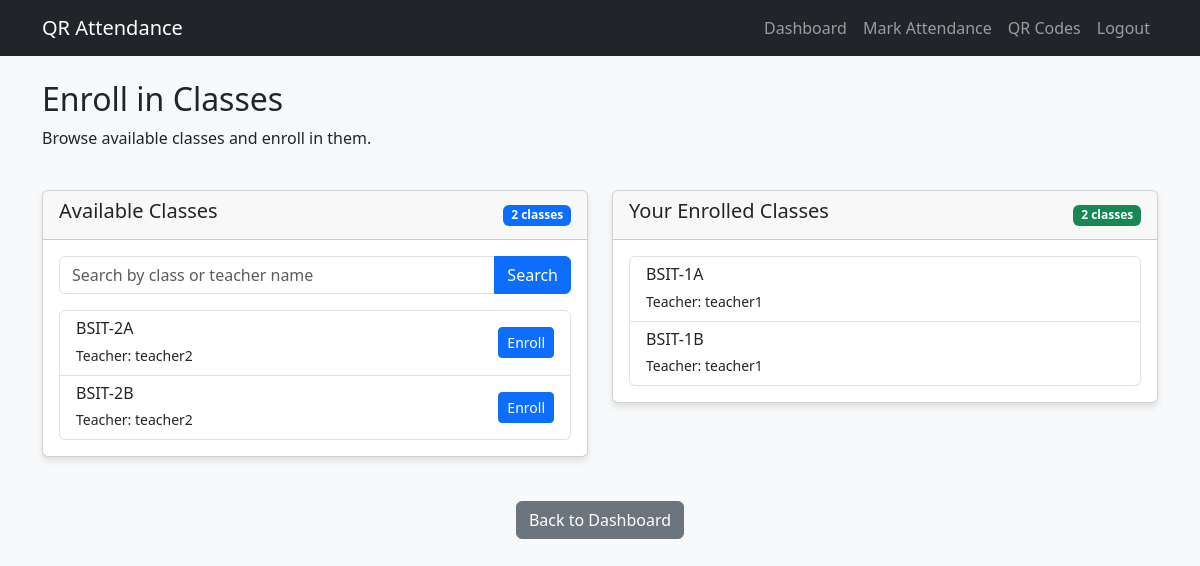
Page /pages/student_enroll.php (signed in) on the committed database.
### tables this page shows
CREATE TABLE classes (
    id INT AUTO_INCREMENT PRIMARY KEY,
    name VARCHAR(100) NOT NULL,
    teacher_id INT NOT NULL,
    created_at TIMESTAMP DEFAULT CURRENT_TIMESTAMP,
    FOREIGN KEY (teacher_id) REFERENCES users(id) ON DELETE CASCADE
);

CREATE TABLE users (
    id INT AUTO_INCREMENT PRIMARY KEY,
    username VARCHAR(50) NOT NULL UNIQUE,
    password VARCHAR(255) NOT NULL,
    role ENUM('admin', 'teacher') NOT NULL DEFAULT 'teacher',
    created_at TIMESTAMP DEFAULT CURRENT_TIMESTAMP
);

### pages/student_enroll.php (the view, shortened to what this page needs)
<?php
require_once "../config/database.php";
$student_id = $_SESSION["id"];
$search_query = "";
$classes_sql = "SELECT c.*, u.username as teacher_name
                FROM classes c
                JOIN users u ON c.teacher_id = u.id
                WHERE c.id NOT IN (
                    SELECT class_id FROM class_students WHERE student_id = ?
                )";
$classes_sql .= " ORDER BY c.name";
$classes_stmt = mysqli_prepare($conn, $classes_sql);
if(!empty($search_query)) {
    $search_param = "%" . $search_query . "%";
    mysqli_stmt_bind_param($classes_stmt, "iss", $student_id, $search_param, $search_param);
} else {
    mysqli_stmt_bind_param($classes_stmt, "i", $student_id);
}
mysqli_stmt_execute($classes_stmt);
$classes_result = mysqli_stmt_get_result($classes_stmt);
$enrolled_sql = "SELECT c.*, u.username as teacher_name
                FROM classes c
                JOIN users u ON c.teacher_id = u.id
                JOIN class_students cs ON c.id = cs.class_id
                WHERE cs.student_id = ?
                ORDER BY c.name";
$enrolled_stmt = mysqli_prepare($conn, $enrolled_sql);
mysqli_stmt_bind_param($enrolled_stmt, "i", $student_id);
mysqli_stmt_execute($enrolled_stmt);
$enrolled_result = mysqli_stmt_get_result($enrolled_stmt);
include_once "../includes/header.php";
?>
<div class="row">
    <div class="col-md-12">
        <h2>Enroll in Classes</h2>
        <p>Browse available classes and enroll in them.</p>
    </div>
</div>
<div class="row mt-4">
    <div class="col-md-6">
        <div class="card">
            <div class="card-header d-flex justify-content-between align-items-center">
                <h5>Available Classes</h5>
                <span class="badge bg-primary"><?php echo mysqli_num_rows($classes_result); ?> classes</span>
            </div>
            <div class="card-body">
                <form action="<?php echo htmlspecialchars($_SERVER["PHP_SELF"]); ?>" method="get" class="mb-3">
                    <div class="input-group">
                        <input type="text" name="search" class="form-control" placeholder="Search by class or teacher name" value="<?php echo htmlspecialchars($search_query); ?>">
                        <button type="submit" class="btn btn-primary">Search</button>
                    </div>
                </form>
                <?php if(mysqli_num_rows($classes_result) > 0): ?>
                <div class="list-group">
                    <?php while($class = mysqli_fetch_assoc($classes_result)): ?>
                    <div class="list-group-item d-flex justify-content-between align-items-center">
                        <div>
                            <h6 class="mb-1"><?php echo htmlspecialchars($class["name"]); ?></h6>
                            <small>Teacher: <?php echo htmlspecialchars($class["teacher_name"]); ?></small>
                        </div>
                        <form action="<?php echo htmlspecialchars($_SERVER["PHP_SELF"]); ?>" method="post">
                            <button type="submit" name="enroll" class="btn btn-sm btn-primary">Enroll</button>
                        </form>
                    </div>
                    <?php endwhile; ?>
                </div>
                <?php endif; ?>
            </div>
        </div>
    </div>
    <div class="col-md-6">
        <div class="card">
            <div class="card-header d-flex justify-content-between align-items-center">
                <h5>Your Enrolled Classes</h5>
                <span class="badge bg-success"><?php echo mysqli_num_rows($enrolled_result); ?> classes</span>
            </div>
            <div class="card-body">
                <?php if(mysqli_num_rows($enrolled_result) > 0): ?>
                <div class="list-group">
                    <?php while($class = mysqli_fetch_assoc($enrolled_result)): ?>
                    <div class="list-group-item">
                        <h6 class="mb-1"><?php echo htmlspecialchars($class["name"]); ?></h6>
                        <small>Teacher: <?php echo htmlspecialchars($class["teacher_name"]); ?></small>
                    </div>
                    <?php endwhile; ?>
                </div>
                <?php else: ?>
                <p>You are not enrolled in any classes yet.</p>
                <?php endif; ?>
            </div>
        </div>
    </div>
</div>
<div class="row mt-4">
    <div class="col-md-12 text-center">
        <a href="student_dashboard.php" class="btn btn-secondary">Back to Dashboard</a>
    </div>
</div>
<?php
include_once "../includes/footer.php";
?>

### assets/css/style.css (style rules this page uses)
body { background-color: #f8f9fa; }
.card { margin-bottom: 20px; box-shadow: 0 4px 6px rgba(0, 0, 0, 0.1); }

### rows in the picture
classes: name "BSIT-2A", teacher.username "teacher2"
classes: name "BSIT-2B", teacher.username "teacher2"
classes: name "BSIT-1A", teacher.username "teacher1"
classes: name "BSIT-1B", teacher.username "teacher1"

### other values in the picture
mysqli_num_rows($classes_result) "2"
mysqli_num_rows($enrolled_result) "2"
